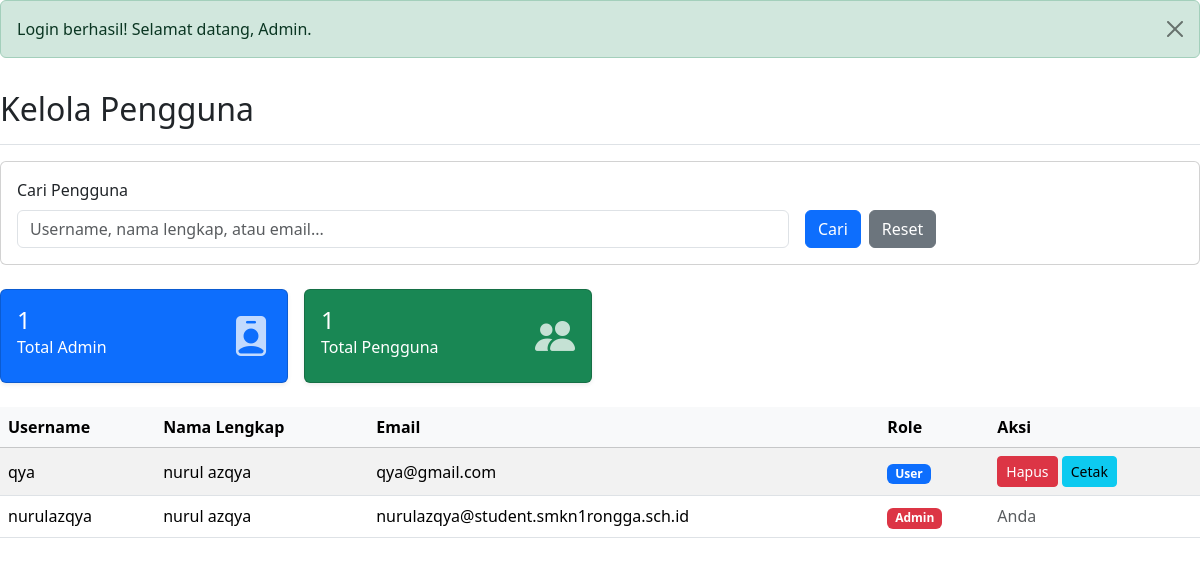
Page /admin/halaman/kelola_user.php (signed in) on the earlier database version.
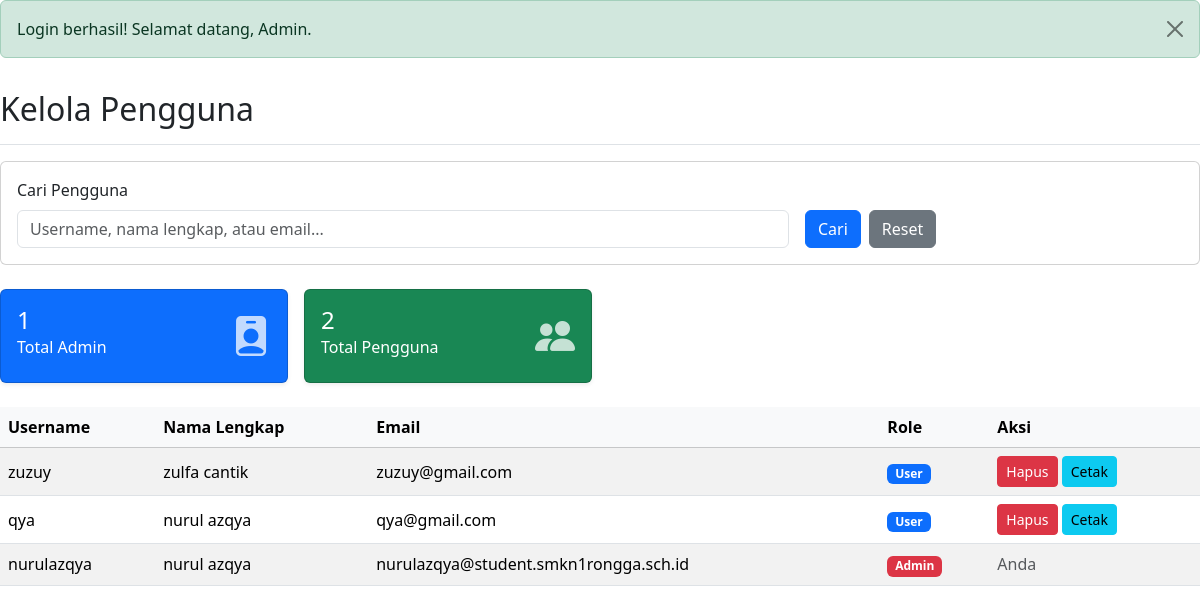
Same page on the later database version.
### tables this page shows
CREATE TABLE `users` (
  `id` int NOT NULL,
  `username` varchar(50) NOT NULL,
  `password` varchar(255) NOT NULL,
  `email` varchar(100) NOT NULL,
  `nama_lengkap` varchar(100) NOT NULL,
  `no_hp` varchar(15) NOT NULL,
  `profile_photo` varchar(255) DEFAULT NULL,
  `role` enum('admin','user') NOT NULL DEFAULT 'user',
  `created_at` timestamp NULL DEFAULT CURRENT_TIMESTAMP
);

### admin/halaman/kelola_user.php (the view, shortened to what the changed rows need)
<?php
include '../../database/konek.php';
include '../../includes/boot.php';
$query_admin = $konek->prepare("SELECT id FROM users WHERE username = ?");
$query_admin->bind_param("s", $_SESSION['username']);
$query_admin->execute();
$result_admin = $query_admin->get_result();
$current_admin = $result_admin->fetch_assoc();
$current_admin_id = $current_admin['id'];
 $query_total_user = $konek->prepare("SELECT COUNT(*) as total FROM users WHERE role = 'user'");
 $query_total_user->execute();
 $result_total_user = $query_total_user->get_result();
 $totalUser = $result_total_user->fetch_assoc()['total'];
$search = isset($_GET['search']) ? $_GET['search'] : '';
if (!empty($search)) {
    $query_users = $konek->prepare("SELECT * FROM users WHERE username LIKE ? OR nama_lengkap LIKE ? OR email LIKE ? ORDER BY created_at DESC");
    $search_param = "%$search%";
    $query_users->bind_param("sss", $search_param, $search_param, $search_param);
    $query_users->execute();
    $result_users = $query_users->get_result();
} else {
    $query_users = $konek->query("SELECT * FROM users ORDER BY created_at DESC");
    $result_users = $query_users;
}
?>
<div class="d-flex justify-content-between flex-wrap flex-md-nowrap align-items-center pt-3 pb-2 mb-3 border-bottom">
    <h1 class="h2">Kelola Pengguna</h1>
</div>
<div class="row g-3 mb-4">
    <div class="col-xl-3 col-md-6">
        <div class="card text-white bg-success shadow-sm">
            <div class="card-body">
                <div class="d-flex justify-content-between">
                    <div>
                        <h4 class="mb-0"><?php echo $totalUser; ?></h4>
                        <p class="mb-0">Total Pengguna</p>
                    </div>
                </div>
            </div>
        </div>
    </div>
</div>
<div class="table-responsive">
    <table class="table table-striped table-hover align-middle">
        <thead class="table-light">
            <tr>
                <th>Username</th>
                <th>Nama Lengkap</th>
                <th>Email</th>
                <th>Role</th>
                <th>Aksi</th>
            </tr>
        </thead>
        <tbody>
            <?php
            if ($result_users->num_rows > 0) {
                while($data = $result_users->fetch_assoc()) {
                    echo "<tr>";
                    echo "<td>" . htmlspecialchars($data['username']) . "</td>";
                    echo "<td>" . htmlspecialchars($data['nama_lengkap']) . "</td>";
                    echo "<td>" . htmlspecialchars($data['email']) . "</td>";
                    echo "<td><span class='badge bg-" . (($data['role']=='admin') ? 'danger' : 'primary') . "'>" . ucfirst(htmlspecialchars($data['role'])) . "</span></td>";
                    echo "<td>";
                    if($data['id'] != $current_admin_id) {
                        echo "<a href='proses/hapus_pengguna.php?id=" . htmlspecialchars($data['id']) . "' class='btn btn-sm btn-danger' onclick='return confirm(\"Yakin ingin hapus user ini?\")'>Hapus</a> ";
                        echo "<a href='proses/cetak_user.php?id=" . htmlspecialchars($data['id']) . "' class='btn btn-sm btn-info' target='_blank'>Cetak</a>";
                    } else {
                        echo "<span class='text-muted'>Anda</span>";
                    }
                    echo "</td>";
                    echo "</tr>";
                }
            } else {
                echo "<tr><td colspan='5' class='text-center'>Tidak ada data.</td></tr>";
            }
            ?>
        </tbody>
    </table>
</div>

Differences in the rows shown:
added users: username "zuzuy", nama_lengkap "zulfa cantik", email "zuzuy@gmail.com", role "User"
Other differences:
$totalUser: "1" → "2"
